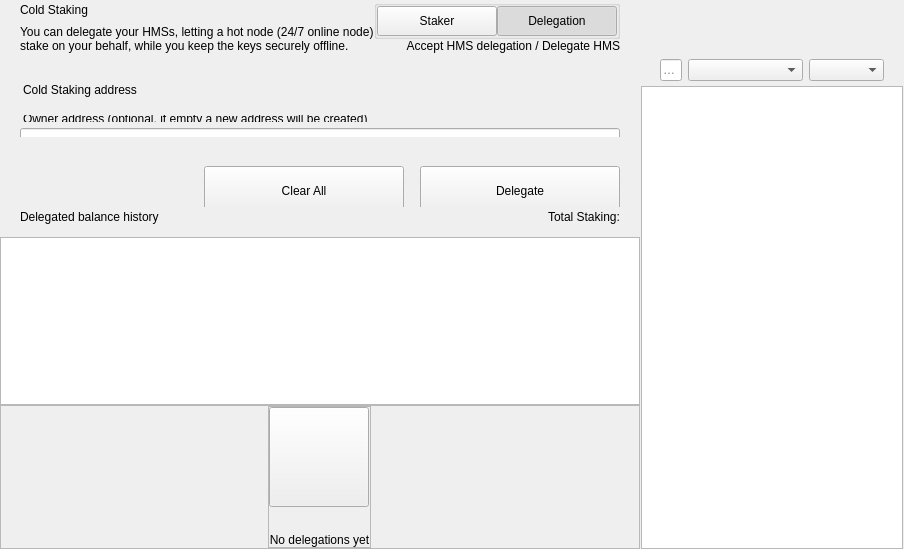
<?xml version="1.0" encoding="UTF-8"?>
<ui version="4.0">
 <class>ColdStakingWidget</class>
 <widget class="QWidget" name="ColdStakingWidget">
  <property name="geometry">
   <rect>
    <x>0</x>
    <y>0</y>
    <width>629</width>
    <height>549</height>
   </rect>
  </property>
  <property name="windowTitle">
   <string notr="true">N/A</string>
  </property>
  <layout class="QHBoxLayout" name="horizontalLayout_1" stretch="2,1">
   <property name="spacing">
    <number>0</number>
   </property>
   <property name="leftMargin">
    <number>0</number>
   </property>
   <property name="topMargin">
    <number>0</number>
   </property>
   <property name="rightMargin">
    <number>0</number>
   </property>
   <property name="bottomMargin">
    <number>0</number>
   </property>
   <item>
    <widget class="QWidget" name="left" native="true">
     <layout class="QVBoxLayout" name="verticalLayout_3">
      <property name="leftMargin">
       <number>0</number>
      </property>
      <property name="topMargin">
       <number>0</number>
      </property>
      <property name="rightMargin">
       <number>0</number>
      </property>
      <property name="bottomMargin">
       <number>0</number>
      </property>
      <item>
       <layout class="QVBoxLayout" name="verticalLayout_2">
        <property name="spacing">
         <number>0</number>
        </property>
        <item>
         <layout class="QVBoxLayout" name="verticalLayoutTop">
          <property name="spacing">
           <number>0</number>
          </property>
          <property name="leftMargin">
           <number>0</number>
          </property>
          <property name="rightMargin">
           <number>0</number>
          </property>
          <item>
           <widget class="QWidget" name="containerTitle" native="true">
            <property name="sizePolicy">
             <sizepolicy hsizetype="Preferred" vsizetype="Minimum">
              <horstretch>0</horstretch>
              <verstretch>0</verstretch>
             </sizepolicy>
            </property>
            <property name="maximumSize">
             <size>
              <width>16777215</width>
              <height>100</height>
             </size>
            </property>
            <layout class="QHBoxLayout" name="containerTitleLayout">
             <property name="spacing">
              <number>0</number>
             </property>
             <property name="leftMargin">
              <number>20</number>
             </property>
             <property name="topMargin">
              <number>0</number>
             </property>
             <property name="rightMargin">
              <number>20</number>
             </property>
             <property name="bottomMargin">
              <number>0</number>
             </property>
             <item>
              <layout class="QVBoxLayout" name="verticalLayout11">
               <property name="spacing">
                <number>5</number>
               </property>
               <item>
                <widget class="QLabel" name="labelTitle">
                 <property name="text">
                  <string>Cold Staking</string>
                 </property>
                </widget>
               </item>
               <item>
                <widget class="QLabel" name="labelSubtitle1">
                 <property name="maximumSize">
                  <size>
                   <width>16777215</width>
                   <height>16777215</height>
                  </size>
                 </property>
                 <property name="text">
                  <string>You can delegate your HMSs, letting a hot node (24/7 online node)
stake on your behalf, while you keep the keys securely offline.</string>
                 </property>
                </widget>
               </item>
              </layout>
             </item>
             <item>
              <spacer name="horizontalSpacer">
               <property name="orientation">
                <enum>Qt::Horizontal</enum>
               </property>
               <property name="sizeHint" stdset="0">
                <size>
                 <width>40</width>
                 <height>20</height>
                </size>
               </property>
              </spacer>
             </item>
             <item>
              <widget class="QWidget" name="containerViewPrivacyChecks" native="true">
               <layout class="QVBoxLayout" name="containerPrivacyChecks">
                <property name="spacing">
                 <number>0</number>
                </property>
                <property name="leftMargin">
                 <number>0</number>
                </property>
                <property name="topMargin">
                 <number>0</number>
                </property>
                <property name="rightMargin">
                 <number>0</number>
                </property>
                <property name="bottomMargin">
                 <number>0</number>
                </property>
                <item alignment="Qt::AlignHCenter|Qt::AlignVCenter">
                 <widget class="QGroupBox" name="groupBox">
                  <property name="title">
                   <string/>
                  </property>
                  <layout class="QHBoxLayout" name="horizontalLayout_2_1">
                   <property name="spacing">
                    <number>0</number>
                   </property>
                   <property name="leftMargin">
                    <number>0</number>
                   </property>
                   <property name="topMargin">
                    <number>0</number>
                   </property>
                   <property name="rightMargin">
                    <number>0</number>
                   </property>
                   <property name="bottomMargin">
                    <number>0</number>
                   </property>
                   <item>
                    <widget class="QPushButton" name="pushLeft">
                     <property name="minimumSize">
                      <size>
                       <width>120</width>
                       <height>30</height>
                      </size>
                     </property>
                     <property name="maximumSize">
                      <size>
                       <width>120</width>
                       <height>30</height>
                      </size>
                     </property>
                     <property name="focusPolicy">
                      <enum>Qt::NoFocus</enum>
                     </property>
                     <property name="text">
                      <string>Staker</string>
                     </property>
                     <property name="checkable">
                      <bool>true</bool>
                     </property>
                     <property name="autoExclusive">
                      <bool>true</bool>
                     </property>
                    </widget>
                   </item>
                   <item>
                    <widget class="QPushButton" name="pushRight">
                     <property name="minimumSize">
                      <size>
                       <width>120</width>
                       <height>30</height>
                      </size>
                     </property>
                     <property name="maximumSize">
                      <size>
                       <width>120</width>
                       <height>30</height>
                      </size>
                     </property>
                     <property name="focusPolicy">
                      <enum>Qt::NoFocus</enum>
                     </property>
                     <property name="text">
                      <string>Delegation</string>
                     </property>
                     <property name="checkable">
                      <bool>true</bool>
                     </property>
                     <property name="checked">
                      <bool>true</bool>
                     </property>
                     <property name="autoExclusive">
                      <bool>true</bool>
                     </property>
                    </widget>
                   </item>
                  </layout>
                 </widget>
                </item>
                <item alignment="Qt::AlignTop">
                 <widget class="QLabel" name="labelSubtitle2">
                  <property name="text">
                   <string>Accept HMS delegation / Delegate HMS</string>
                  </property>
                  <property name="alignment">
                   <set>Qt::AlignRight|Qt::AlignTrailing|Qt::AlignVCenter</set>
                  </property>
                 </widget>
                </item>
               </layout>
              </widget>
             </item>
            </layout>
           </widget>
          </item>
          <item>
           <spacer name="verticalSpacer_2">
            <property name="orientation">
             <enum>Qt::Vertical</enum>
            </property>
            <property name="sizeType">
             <enum>QSizePolicy::Fixed</enum>
            </property>
            <property name="sizeHint" stdset="0">
             <size>
              <width>20</width>
              <height>30</height>
             </size>
            </property>
           </spacer>
          </item>
          <item>
           <widget class="QWidget" name="containerSend" native="true">
            <property name="minimumSize">
             <size>
              <width>0</width>
              <height>50</height>
             </size>
            </property>
            <layout class="QVBoxLayout" name="containerSendRow">
             <property name="spacing">
              <number>6</number>
             </property>
             <property name="leftMargin">
              <number>0</number>
             </property>
             <property name="topMargin">
              <number>0</number>
             </property>
             <property name="rightMargin">
              <number>0</number>
             </property>
             <property name="bottomMargin">
              <number>0</number>
             </property>
             <item>
              <widget class="QLabel" name="labelEditTitle">
               <property name="maximumSize">
                <size>
                 <width>16777215</width>
                 <height>30</height>
                </size>
               </property>
               <property name="styleSheet">
                <string notr="true">padding-left:20px; padding-bottom:3px;</string>
               </property>
               <property name="text">
                <string>Cold Staking address</string>
               </property>
              </widget>
             </item>
             <item>
              <spacer name="verticalSpacer_6">
               <property name="orientation">
                <enum>Qt::Vertical</enum>
               </property>
               <property name="sizeType">
                <enum>QSizePolicy::Fixed</enum>
               </property>
               <property name="sizeHint" stdset="0">
                <size>
                 <width>20</width>
                 <height>9</height>
                </size>
               </property>
              </spacer>
             </item>
             <item>
              <widget class="QWidget" name="containerOwner" native="true">
               <layout class="QVBoxLayout" name="vContainerOwner">
                <property name="spacing">
                 <number>4</number>
                </property>
                <property name="leftMargin">
                 <number>20</number>
                </property>
                <property name="topMargin">
                 <number>0</number>
                </property>
                <property name="rightMargin">
                 <number>20</number>
                </property>
                <property name="bottomMargin">
                 <number>0</number>
                </property>
                <item>
                 <widget class="QLabel" name="labelSubtitleDescription">
                  <property name="maximumSize">
                   <size>
                    <width>16777215</width>
                    <height>20</height>
                   </size>
                  </property>
                  <property name="styleSheet">
                   <string notr="true">margin-bottom:2px;
                   margin-left:0.05px;
                   padding:0px;</string>
                  </property>
                  <property name="text">
                   <string>Owner address (optional, if empty a new address will be created)</string>
                  </property>
                 </widget>
                </item>
                <item>
                 <widget class="QLineEdit" name="lineEditOwnerAddress">
                  <property name="minimumSize">
                   <size>
                    <width>0</width>
                    <height>50</height>
                   </size>
                  </property>
                  <property name="maximumSize">
                   <size>
                    <width>16777215</width>
                    <height>50</height>
                   </size>
                  </property>
                  <property name="styleSheet">
                   <string notr="true"/>
                  </property>
                  <property name="placeholderText">
                   <string>Enter owner address</string>
                  </property>
                 </widget>
                </item>
               </layout>
              </widget>
             </item>
            </layout>
           </widget>
          </item>
         </layout>
        </item>
        <item>
         <spacer name="verticalSpacer_3">
          <property name="orientation">
           <enum>Qt::Vertical</enum>
          </property>
          <property name="sizeType">
           <enum>QSizePolicy::Minimum</enum>
          </property>
          <property name="sizeHint" stdset="0">
           <size>
            <width>20</width>
            <height>20</height>
           </size>
          </property>
         </spacer>
        </item>
        <item>
         <widget class="QWidget" name="containerBtn" native="true">
          <property name="minimumSize">
           <size>
            <width>0</width>
            <height>50</height>
           </size>
          </property>
          <layout class="QHBoxLayout" name="horizontalLayout">
           <property name="rightMargin">
            <number>20</number>
           </property>
           <item>
            <spacer name="horizontalSpacer_2">
             <property name="orientation">
              <enum>Qt::Horizontal</enum>
             </property>
             <property name="sizeHint" stdset="0">
              <size>
               <width>200</width>
               <height>20</height>
              </size>
             </property>
            </spacer>
           </item>
           <item>
            <layout class="QHBoxLayout" name="horizontalLayout_7">
             <item>
              <spacer name="horizontalSpacer_3">
               <property name="orientation">
                <enum>Qt::Horizontal</enum>
               </property>
               <property name="sizeType">
                <enum>QSizePolicy::Expanding</enum>
               </property>
               <property name="sizeHint" stdset="0">
                <size>
                 <width>40</width>
                 <height>20</height>
                </size>
               </property>
              </spacer>
             </item>
             <item>
              <widget class="QPushButton" name="pushButtonClear">
               <property name="minimumSize">
                <size>
                 <width>200</width>
                 <height>50</height>
                </size>
               </property>
               <property name="focusPolicy">
                <enum>Qt::NoFocus</enum>
               </property>
               <property name="text">
                <string>Clear All</string>
               </property>
              </widget>
             </item>
             <item>
              <spacer name="horizontalSpacer_4">
               <property name="orientation">
                <enum>Qt::Horizontal</enum>
               </property>
               <property name="sizeType">
                <enum>QSizePolicy::Fixed</enum>
               </property>
               <property name="sizeHint" stdset="0">
                <size>
                 <width>10</width>
                 <height>20</height>
                </size>
               </property>
              </spacer>
             </item>
             <item>
              <widget class="QPushButton" name="pushButtonSend">
               <property name="minimumSize">
                <size>
                 <width>200</width>
                 <height>50</height>
                </size>
               </property>
               <property name="maximumSize">
                <size>
                 <width>200</width>
                 <height>50</height>
                </size>
               </property>
               <property name="focusPolicy">
                <enum>Qt::NoFocus</enum>
               </property>
               <property name="text">
                <string>Delegate</string>
               </property>
              </widget>
             </item>
            </layout>
           </item>
          </layout>
         </widget>
        </item>
        <item>
         <widget class="QWidget" name="containerHistoryLabel" native="true">
          <layout class="QHBoxLayout" name="horizontalLayout_4">
           <property name="spacing">
            <number>0</number>
           </property>
           <property name="leftMargin">
            <number>20</number>
           </property>
           <property name="topMargin">
            <number>0</number>
           </property>
           <property name="rightMargin">
            <number>20</number>
           </property>
           <property name="bottomMargin">
            <number>0</number>
           </property>
           <item>
            <widget class="QWidget" name="verticalWidget" native="true">
             <property name="minimumSize">
              <size>
               <width>100</width>
               <height>0</height>
              </size>
             </property>
             <layout class="QVBoxLayout" name="verticalLayout_58">
              <property name="leftMargin">
               <number>0</number>
              </property>
              <property name="topMargin">
               <number>0</number>
              </property>
              <property name="rightMargin">
               <number>0</number>
              </property>
              <property name="bottomMargin">
               <number>0</number>
              </property>
              <item>
               <widget class="QLabel" name="labelListHistory">
                <property name="text">
                 <string>Delegated balance history</string>
                </property>
               </widget>
              </item>
             </layout>
            </widget>
           </item>
           <item>
            <spacer name="horizontalSpacer_5">
             <property name="orientation">
              <enum>Qt::Horizontal</enum>
             </property>
             <property name="sizeHint" stdset="0">
              <size>
               <width>40</width>
               <height>20</height>
              </size>
             </property>
            </spacer>
           </item>
           <item>
            <widget class="QLabel" name="labelStakingTotal">
             <property name="text">
              <string>Total Staking:</string>
             </property>
            </widget>
           </item>
          </layout>
         </widget>
        </item>
        <item>
         <layout class="QVBoxLayout" name="verticalLayout_64">
          <property name="spacing">
           <number>0</number>
          </property>
          <item>
           <spacer name="verticalSpacer_44">
            <property name="orientation">
             <enum>Qt::Vertical</enum>
            </property>
            <property name="sizeType">
             <enum>QSizePolicy::Fixed</enum>
            </property>
            <property name="sizeHint" stdset="0">
             <size>
              <width>20</width>
              <height>10</height>
             </size>
            </property>
           </spacer>
          </item>
          <item>
           <widget class="QListView" name="listView">
            <property name="enabled">
             <bool>true</bool>
            </property>
            <property name="mouseTracking">
             <bool>true</bool>
            </property>
           </widget>
          </item>
          <item>
           <widget class="QFrame" name="emptyContainer">
            <property name="minimumSize">
             <size>
              <width>0</width>
              <height>100</height>
             </size>
            </property>
            <property name="frameShape">
             <enum>QFrame::StyledPanel</enum>
            </property>
            <property name="frameShadow">
             <enum>QFrame::Raised</enum>
            </property>
            <layout class="QVBoxLayout" name="verticalLayout_71" stretch="1,8">
             <property name="spacing">
              <number>0</number>
             </property>
             <property name="leftMargin">
              <number>0</number>
             </property>
             <property name="topMargin">
              <number>0</number>
             </property>
             <property name="rightMargin">
              <number>0</number>
             </property>
             <property name="bottomMargin">
              <number>0</number>
             </property>
             <item>
              <spacer name="verticalSpacer">
               <property name="orientation">
                <enum>Qt::Vertical</enum>
               </property>
               <property name="sizeHint" stdset="0">
                <size>
                 <width>20</width>
                 <height>20</height>
                </size>
               </property>
              </spacer>
             </item>
             <item alignment="Qt::AlignHCenter|Qt::AlignVCenter">
              <widget class="QFrame" name="emptyScreen">
               <property name="sizePolicy">
                <sizepolicy hsizetype="Expanding" vsizetype="Expanding">
                 <horstretch>0</horstretch>
                 <verstretch>0</verstretch>
                </sizepolicy>
               </property>
               <property name="frameShape">
                <enum>QFrame::StyledPanel</enum>
               </property>
               <property name="frameShadow">
                <enum>QFrame::Raised</enum>
               </property>
               <layout class="QVBoxLayout" name="verticalLayout">
                <property name="spacing">
                 <number>30</number>
                </property>
                <property name="leftMargin">
                 <number>0</number>
                </property>
                <property name="topMargin">
                 <number>0</number>
                </property>
                <property name="rightMargin">
                 <number>0</number>
                </property>
                <property name="bottomMargin">
                 <number>0</number>
                </property>
                <item alignment="Qt::AlignHCenter|Qt::AlignVCenter">
                 <widget class="QPushButton" name="pushImgEmpty">
                  <property name="minimumSize">
                   <size>
                    <width>100</width>
                    <height>100</height>
                   </size>
                  </property>
                  <property name="maximumSize">
                   <size>
                    <width>100</width>
                    <height>100</height>
                   </size>
                  </property>
                  <property name="focusPolicy">
                   <enum>Qt::NoFocus</enum>
                  </property>
                  <property name="text">
                   <string/>
                  </property>
                  <property name="iconSize">
                   <size>
                    <width>100</width>
                    <height>100</height>
                   </size>
                  </property>
                 </widget>
                </item>
                <item alignment="Qt::AlignHCenter|Qt::AlignVCenter">
                 <widget class="QLabel" name="labelEmpty">
                  <property name="styleSheet">
                   <string notr="true"/>
                  </property>
                  <property name="text">
                   <string>No delegations yet</string>
                  </property>
                  <property name="alignment">
                   <set>Qt::AlignCenter</set>
                  </property>
                 </widget>
                </item>
               </layout>
              </widget>
             </item>
            </layout>
           </widget>
          </item>
         </layout>
        </item>
       </layout>
      </item>
     </layout>
    </widget>
   </item>
   <item>
    <widget class="QWidget" name="right" native="true">
     <layout class="QVBoxLayout" name="rightContainer">
      <property name="spacing">
       <number>0</number>
      </property>
      <property name="leftMargin">
       <number>1</number>
      </property>
      <property name="topMargin">
       <number>0</number>
      </property>
      <property name="rightMargin">
       <number>1</number>
      </property>
      <property name="bottomMargin">
       <number>0</number>
      </property>
      <item>
       <widget class="QWidget" name="containerRightButtons" native="true">
        <property name="minimumSize">
         <size>
          <width>0</width>
          <height>50</height>
         </size>
        </property>
        <layout class="QVBoxLayout" name="verticalLayout_4">
         <property name="leftMargin">
          <number>19</number>
         </property>
         <property name="topMargin">
          <number>0</number>
         </property>
         <property name="rightMargin">
          <number>19</number>
         </property>
         <property name="bottomMargin">
          <number>0</number>
         </property>
         <item>
          <widget class="OptionButton" name="btnCoinControl" native="true">
           <property name="minimumSize">
            <size>
             <width>0</width>
             <height>0</height>
            </size>
           </property>
          </widget>
         </item>
         <item>
          <widget class="OptionButton" name="btnColdStaking" native="true"/>
         </item>
         <item>
          <widget class="OptionButton" name="btnMyStakingAddresses" native="true">
           <property name="sizePolicy">
            <sizepolicy hsizetype="Preferred" vsizetype="Minimum">
             <horstretch>0</horstretch>
             <verstretch>0</verstretch>
            </sizepolicy>
           </property>
          </widget>
         </item>
        </layout>
       </widget>
      </item>
      <item>
       <widget class="QWidget" name="sortWidget" native="true">
        <layout class="QHBoxLayout" name="horizontalLayout_6">
         <property name="leftMargin">
          <number>19</number>
         </property>
         <property name="rightMargin">
          <number>19</number>
         </property>
         <property name="bottomMargin">
          <number>5</number>
         </property>
           <item>
            <widget class="QLineEdit" name="lineEditFilter">
             <property name="sizePolicy">
              <sizepolicy hsizetype="Expanding" vsizetype="Fixed">
               <horstretch>0</horstretch>
               <verstretch>0</verstretch>
              </sizepolicy>
             </property>
             <property name="minimumSize">
              <size>
               <width>0</width>
               <height>0</height>
              </size>
             </property>
             <property name="contextMenuPolicy">
              <enum>Qt::DefaultContextMenu</enum>
             </property>
             <property name="acceptDrops">
              <bool>false</bool>
             </property>
             <property name="maxLength">
              <number>40</number>
             </property>
             <property name="placeholderText">
              <string>Filter</string>
             </property>
            </widget>
           </item>
         <item>
          <spacer name="horizontalSpacer_6">
           <property name="orientation">
            <enum>Qt::Horizontal</enum>
           </property>
           <property name="sizeType">
              <enum>QSizePolicy::Preferred</enum>
           </property>
           <property name="sizeHint" stdset="0">
            <size>
             <width>20</width>
             <height>20</height>
            </size>
           </property>
          </spacer>
         </item>
         <item>
          <widget class="QComboBox" name="comboBoxSort">
           <property name="sizePolicy">
            <sizepolicy hsizetype="Preferred" vsizetype="Fixed">
             <horstretch>0</horstretch>
             <verstretch>0</verstretch>
            </sizepolicy>
           </property>
           <property name="minimumSize">
            <size>
             <width>115</width>
             <height>0</height>
            </size>
           </property>
          </widget>
         </item>
         <item>
          <widget class="QComboBox" name="comboBoxSortOrder">
           <property name="sizePolicy">
            <sizepolicy hsizetype="Preferred" vsizetype="Fixed">
             <horstretch>0</horstretch>
             <verstretch>0</verstretch>
            </sizepolicy>
           </property>
           <property name="minimumSize">
            <size>
             <width>75</width>
             <height>0</height>
            </size>
           </property>
          </widget>
         </item>
        </layout>
       <zorder>comboBoxSort</zorder>
       <zorder>comboBoxSortOrder</zorder>
       <zorder>lineEditFilter</zorder>
       </widget>
      </item>
      <item>
       <widget class="QListView" name="listViewStakingAddress">
        <property name="enabled">
         <bool>true</bool>
        </property>
        <property name="mouseTracking">
         <bool>true</bool>
        </property>
       </widget>
      </item>
     </layout>
    </widget>
   </item>
  </layout>
 </widget>
 <customwidgets>
  <customwidget>
   <class>OptionButton</class>
   <extends>QWidget</extends>
   <header>qt/pivx/optionbutton.h</header>
   <container>1</container>
  </customwidget>
 </customwidgets>
 <resources/>
 <connections/>
</ui>
